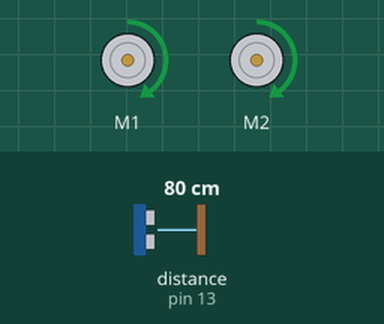
This sketch was run on a simulated Arduino Uno, built with avr-gcc and run on an emulated ATmega328P. Shown: 2 × DC motor (green arrow = forward, orange = backward, longer = faster). Wiring (inferred from the names in the program): ultrasonic range finder: trigger pin 12; echo pin 13. Inputs (shaded band) come from the test bench; at power-on: distance to the obstacle (sensor on pin 13) 80 cm. The echo pulse lasts 58.3 µs per cm.

Above: at 1.2 s.
1.3 s: distance to the obstacle (sensor on pin 13) set to 21 cm
2.8 s: distance to the obstacle (sensor on pin 13) set to 18 cm
At 4.0 s:
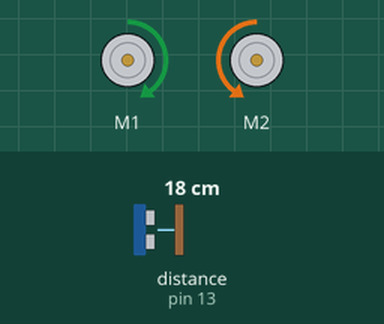
4.3 s: distance to the obstacle (sensor on pin 13) set to 35 cm
At 5.1 s:
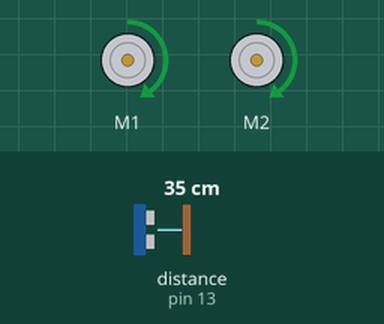
5.8 s: distance to the obstacle (sensor on pin 13) set to 2 cm
At 7.1 s:
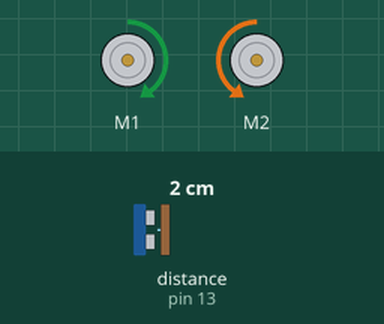
Timing chart, 0 to 8.3 s (numbered marks = the images above; inputs shaded):
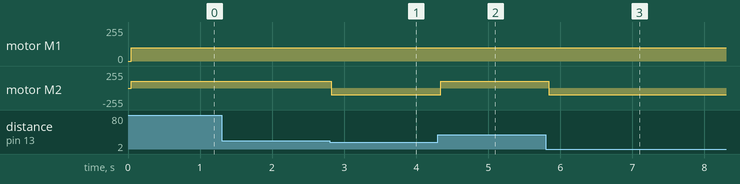

The sketch:

obstacleAvoidance.ino
```cpp
/*
 * The following code use an untrasonic sensor to guide a robot
 * to avoid obstacles.
 * This project is run on an Arduino Uno with a Adafruit motor
 * shield, two DC motors and an ultrasonic sensor.
 */


#include <Wire.h>
#include <Adafruit_MotorShield.h> //include motor shield library
#include "utility/Adafruit_MS_PWMServoDriver.h"

// initialize motor shield and motor objects
Adafruit_MotorShield AFMS = Adafruit_MotorShield();
Adafruit_DCMotor *myMotor1 = AFMS.getMotor(1);
Adafruit_DCMotor *myMotor2 = AFMS.getMotor(2);

// define pins for untrasonic sensor
const int trig = 12;
const int echo = 13;

void setup() {
  AFMS.begin(); // start motor shield
  // define input/output pins for untrasonic sensor
  pinMode(trig, OUTPUT);
  pinMode(echo, INPUT_PULLUP);

  myMotor1->setSpeed(100);
  myMotor2->setSpeed(100);

}

void loop() {
  long duration, distance; // ultrasonic sensor variables

  // send trigger signal
  digitalWrite(trig, LOW); // start low to clean noise
  delayMicroseconds(2);
  digitalWrite(trig, HIGH); // high pulse
  delayMicroseconds(10);
  digitalWrite(trig, LOW); // finish low to ensure clean echo

  // read receiving signal
  duration = pulseIn(echo, HIGH); // read in off echo pin
  // convert to distance
  distance = (duration/2) / 29; // the return time is half of total time
  // divide by 29 for speed of sounce 29cm/µs

  // check for obstacle
  if (distance < 20) { // if object is within 20cm
    myMotor1->run(FORWARD); // run motors in opposite directions to turn
    myMotor2->run(BACKWARD);
  }

  else{ // continue forward
    delay(40);
    myMotor1->run(FORWARD);
    myMotor2->run(FORWARD);
  }
}
```

Measured:
- the behaviour switches between 20 and 19 cm on distance to the obstacle (sensor on pin 13) (found by bisection; images 0 and 1)
- after the input at 1.3 s, every drawn part: stays the same
- after the input at 2.8 s, motor M2: forward 100/255 → backward 100/255 at once
- after the input at 4.3 s, motor M2: backward 100/255 → forward 100/255 at once
- after the input at 5.8 s, motor M2: forward 100/255 → backward 100/255 at once
